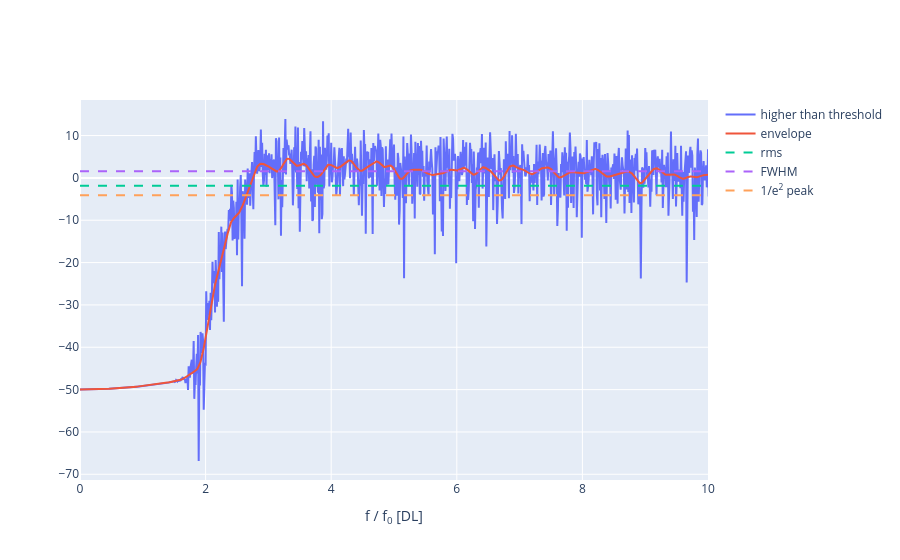

The cell this chart's notebook holds for it:
### Code cell
psd_rec_higher, freq_higher = psd(reconstructions[0], sampling_rate, frequency)
psd_rec_lower, freq_lower = psd(reconstructions[1], sampling_rate, frequency)

# Generate polynomial fitting of the PSD curve
psd_curve_db = ndi.gaussian_filter1d(to_dB(psd_rec_higher), 7)
psd_curve = 10 ** (psd_curve_db / 10)

rms = np.sqrt(np.mean(psd_curve**2))
half_peak = max(psd_curve) / 2
e_peak = max(psd_curve) / np.e**2

broadband_lines = {
    "rms": rms, 
    "FWHM": half_peak, 
    "1/e<sup>2</sup> peak": e_peak
}

fig = go.Figure()
fig.add_trace(
    go.Scatter(
        x=freq_higher,
        y=to_dB(psd_rec_higher),
        mode="lines",
        name="higher than threshold",
    )
)
fig.add_trace(
    go.Scatter(
        x=freq_higher,
        y=psd_curve_db,
        name="envelope"
    )
)

for line_name, line in broadband_lines.items():
    db_line = 10 * np.log10(line)
    fig.add_trace(
        go.Scatter(
            x=freq_higher,
            y=db_line*np.ones(len(freq_higher)),
            line=dict(dash="dash"),
            name=line_name
        )
    )
fig.update_layout(
    xaxis=dict(title="f / f<sub>0</sub> [DL]", range=[0, 10]),
)

### Figure 1 — Plotly figure (JSON) as saved in the notebook; plotly's stock layout.template omitted (floating-point values rounded to 4 significant figures; data arrays with more than 128 entries replaced by an {"elided": "..."} marker saying what was removed)
{"data": [{"mode": "lines", "name": "higher than threshold", "type": "scatter", "x": {"elided": "9090 float values"}, "y": {"elided": "9090 float values"}}, {"name": "envelope", "type": "scatter", "x": {"elided": "9090 float values"}, "y": {"elided": "9090 float values"}}, {"line": {"dash": "dash"}, "name": "rms", "type": "scatter", "x": {"elided": "9090 float values"}, "y": {"elided": "9090 float values"}}, {"line": {"dash": "dash"}, "name": "FWHM", "type": "scatter", "x": {"elided": "9090 float values"}, "y": {"elided": "9090 float values"}}, {"line": {"dash": "dash"}, "name": "1/e<sup>2</sup> peak", "type": "scatter", "x": {"elided": "9090 float values"}, "y": {"elided": "9090 float values"}}], "layout": {"xaxis": {"range": [0, 10], "title": {"text": "f / f<sub>0</sub> [DL]"}}}}
